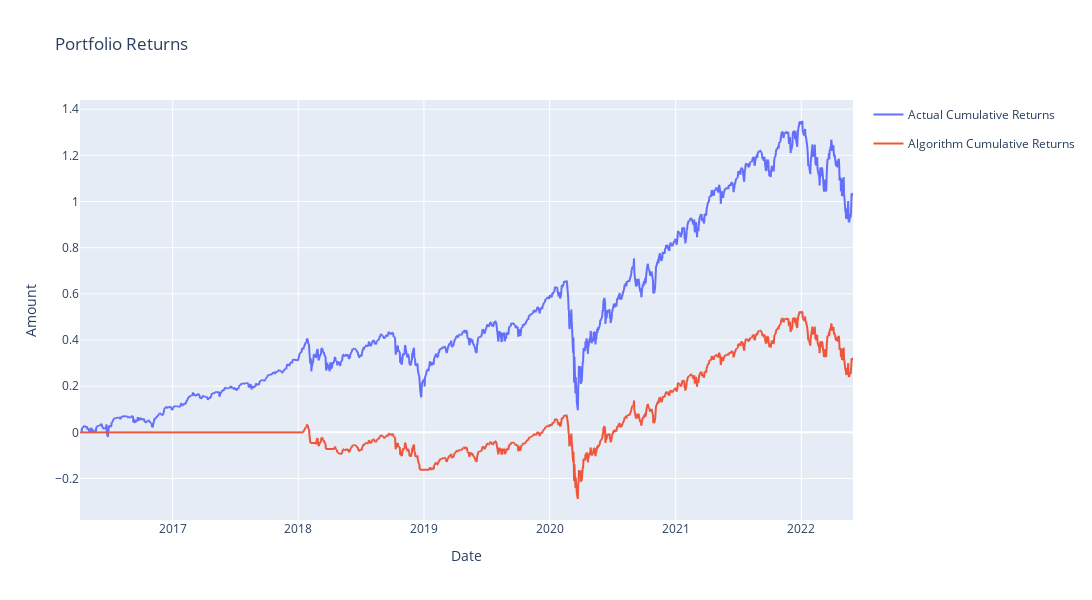

The notebook cell saved with this chart:
### Code cell
plot_returns(svm_ptf_df)

### Figure 1 — Plotly figure (JSON) as saved in the notebook; plotly's stock layout.template omitted (floating-point values rounded to 4 significant figures; data arrays with more than 128 entries replaced by an {"elided": "..."} marker saying what was removed)
{"data": [{"hovertemplate": "variable=Actual Cumulative Returns<br>Date=%{x}<br>value=%{y}<extra></extra>", "legendgroup": "Actual Cumulative Returns", "line": {"color": "#636efa", "dash": "solid"}, "marker": {"symbol": "circle"}, "mode": "lines", "name": "Actual Cumulative Returns", "showlegend": true, "type": "scattergl", "x": {"elided": "1549 str values"}, "xaxis": "x", "y": {"elided": "1549 float values"}, "yaxis": "y"}, {"hovertemplate": "variable=Algorithm Cumulative Returns<br>Date=%{x}<br>value=%{y}<extra></extra>", "legendgroup": "Algorithm Cumulative Returns", "line": {"color": "#EF553B", "dash": "solid"}, "marker": {"symbol": "circle"}, "mode": "lines", "name": "Algorithm Cumulative Returns", "showlegend": true, "type": "scattergl", "x": {"elided": "1549 str values"}, "xaxis": "x", "y": {"elided": "1549 float values"}, "yaxis": "y"}], "layout": {"height": 600, "title": {"text": "Portfolio Returns"}, "width": 1200, "xaxis": {"title": {"text": "Date"}}, "yaxis": {"title": {"text": "Amount"}}}}
